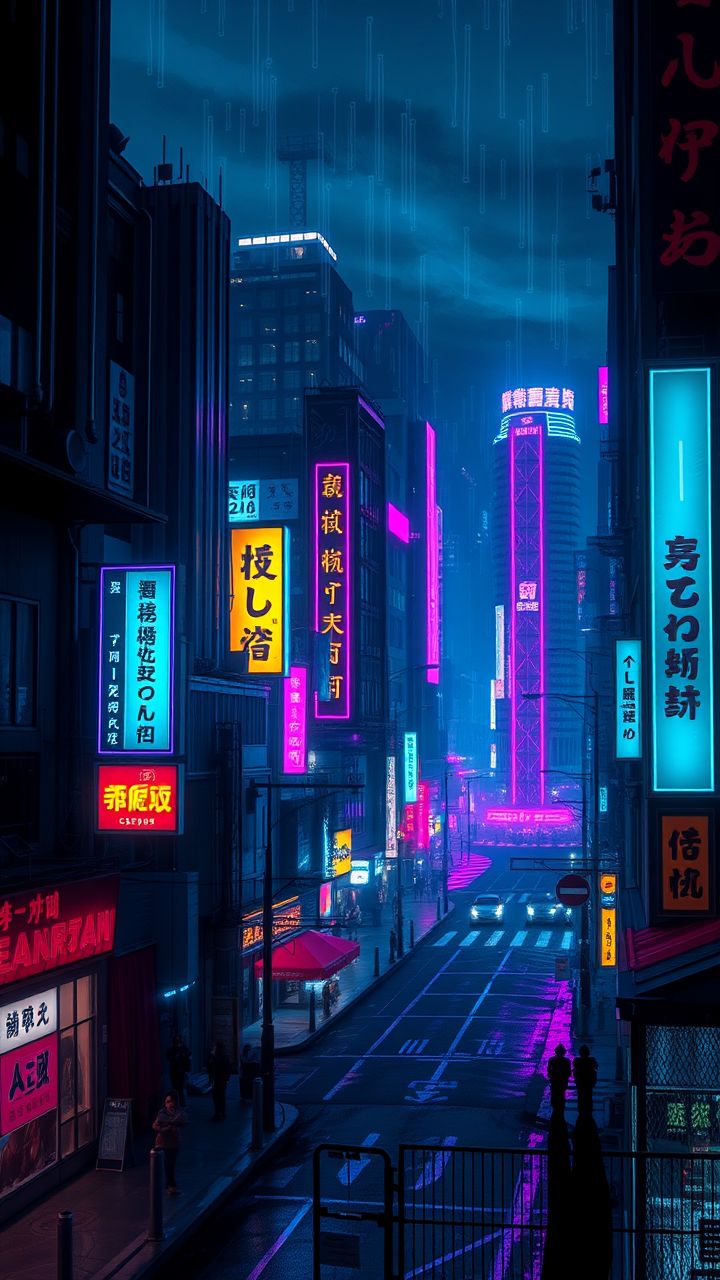
#> input picture src/test.png, 720 x 1280 px; its folder holds only this picture in this run
$ python -i cinematic_text_overlay.py   (imports and definitions only)
#> lines starting #> are read from the running program, lines starting #| are printed output that depends on the picture
#> further down, picture is the input picture: PIL image 720x1280 RGB; mean R, G, B 20.9, 46.7, 88.3
from PIL import Image, ImageDraw, ImageFont, ImageColor, ImageFilter
import numpy as np
from pathlib import Path
import colorsys
import random

class CinematicTextOverlay:
    FONT_CATEGORIES = {
        "serif": ["times", "georgia", "garamond", "baskerville", "palatino"],
        "sans_serif": ["arial", "helvetica", "futura", "roboto", "montserrat"],
        "display": ["impact", "bebas", "oswald", "anton", "bangers"],
        "decorative": ["comic", "papyrus", "brush", "script", "gothic"]
    }

    GENRE_FONT_RULES = {
        "action": {"category": "display", "fallback": "sans_serif", "bold": True, "layout": "stacked_angled"},
        "horror": {"category": "decorative", "fallback": "display", "bold": True, "layout": "centered_massive"},
        "scifi": {"category": "sans_serif", "fallback": "sans_serif", "bold": False, "layout": "tracked_wide"},
        "drama": {"category": "serif", "fallback": "serif", "bold": False, "layout": "elegant_bottom"},
        "comedy": {"category": "decorative", "fallback": "sans_serif", "bold": False, "layout": "stacked_angled"},
        "thriller": {"category": "sans_serif", "fallback": "serif", "bold": True, "layout": "full_angled"},
        "fantasy": {"category": "decorative", "fallback": "serif", "bold": False, "layout": "stacked_centered"},
        "romance": {"category": "serif", "fallback": "sans_serif", "bold": False, "layout": "elegant_bottom"},
        "epic": {"category": "serif", "fallback": "serif", "bold": True, "layout": "stacked_angled"},
        "historical": {"category": "serif", "fallback": "serif", "bold": False, "layout": "elegant_bottom"},
        "modern": {"category": "sans_serif", "fallback": "sans_serif", "bold": False, "layout": "tracked_wide"},
        "minimalist": {"category": "sans_serif", "fallback": "sans_serif", "bold": False, "layout": "elegant_bottom"},
        "cinematic": {"category": "sans_serif", "fallback": "serif", "bold": True, "layout": "stacked_angled"}
    }

    def __init__(self, fonts_dir="fonts/cinematic"):
        self.fonts_dir = Path(fonts_dir)
        self.available_fonts = self._scan_fonts()
        self.categorized_fonts = self._categorize_fonts()

    def _scan_fonts(self):
        """Scan fonts directory for .ttf and .otf files"""
        if not self.fonts_dir.exists():
            self.fonts_dir.mkdir(parents=True, exist_ok=True)
        fonts = list(self.fonts_dir.glob("*.ttf")) + list(self.fonts_dir.glob("*.otf"))
        if not fonts:
            fonts = self._get_system_fonts()
        return {f.stem.lower(): str(f) for f in fonts}

    def _categorize_fonts(self):
        """Categorize available fonts by type"""
        categorized = {cat: [] for cat in self.FONT_CATEGORIES}
        for font_name in self.available_fonts:
            for category, keywords in self.FONT_CATEGORIES.items():
                if any(kw in font_name.lower() for kw in keywords):
                    categorized[category].append(font_name)
                    break
            else:
                categorized["sans_serif"].append(font_name)
        return categorized

    def _get_system_fonts(self):
        """Fallback to system fonts"""
        system_fonts = ["arial.ttf", "impact.ttf", "times.ttf", "comic.ttf"]
        return [Path(f) for f in system_fonts if Path(f).exists()]

    def analyze_background(self, image, region="bottom"):
        """Analyze background color in specified region"""
#> called with region = 'bottom'
        w, h = image.size
#> w = 720; h = 1280
        if region == "bottom":
            crop = image.crop((0, int(h*0.7), w, h))
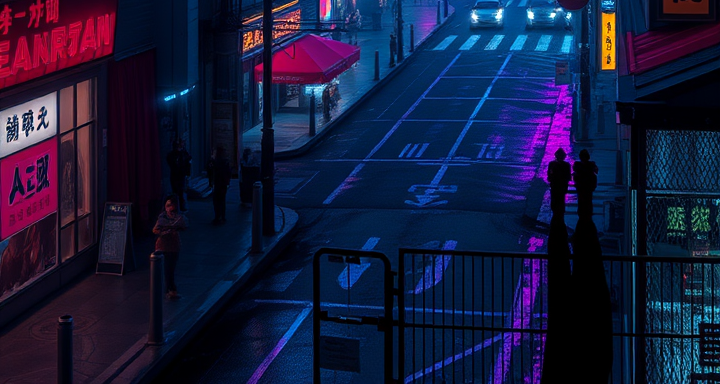
#> crop: PIL image 720x384 RGB; mean R, G, B 22.3, 26.2, 59.4
        elif region == "top":
            crop = image.crop((0, 0, w, int(h*0.3)))
        else:
            crop = image.crop((0, int(h*0.4), w, int(h*0.6)))

        arr = np.array(crop)
        avg_color = arr.mean(axis=(0, 1))
#> avg_color = [22.34, 26.25, 59.4]
        brightness = np.mean(avg_color)
#> brightness = 36

        return {
            "avg_color": tuple(avg_color.astype(int)),
            "brightness": brightness,
            "is_dark": brightness < 128
        }

    # [505 lines left out: functions get_adaptive_color, auto_select_font, calculate_safe_bounds, get_readability_effects, _layout_stacked_angled, _layout_centered_massive and 7 more, not called in this run]

>>> from PIL import Image
>>> picture = Image.open('test.png')
>>> result = CinematicTextOverlay().analyze_background(picture)
#> result = {'avg_color': (22, 26, 59), 'brightness': 36, 'is_dark': True}
